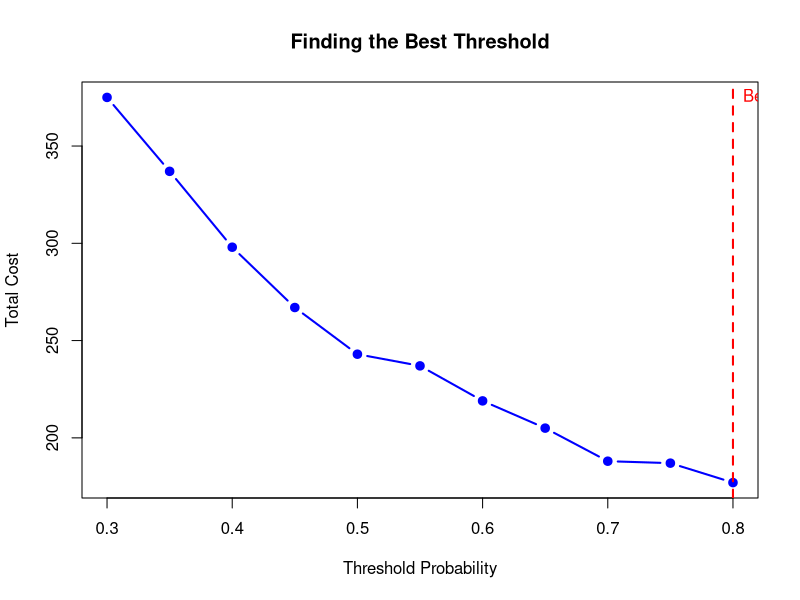
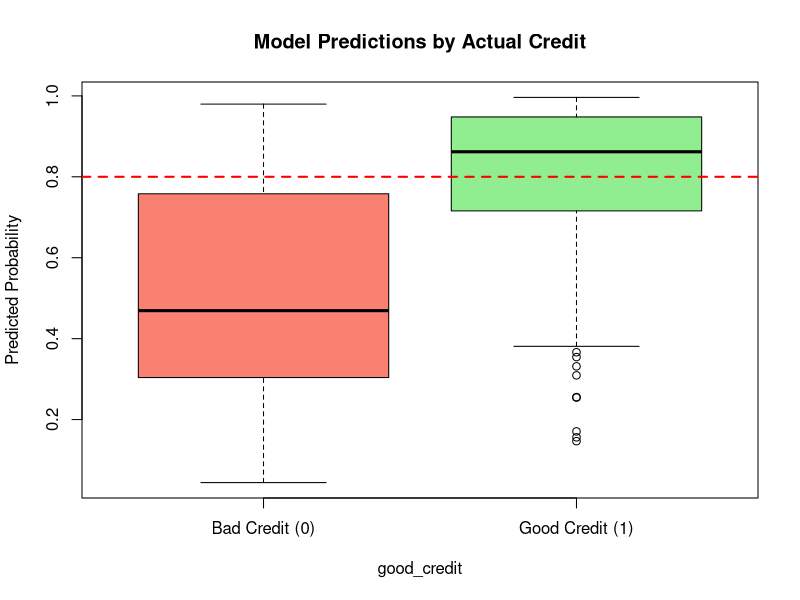
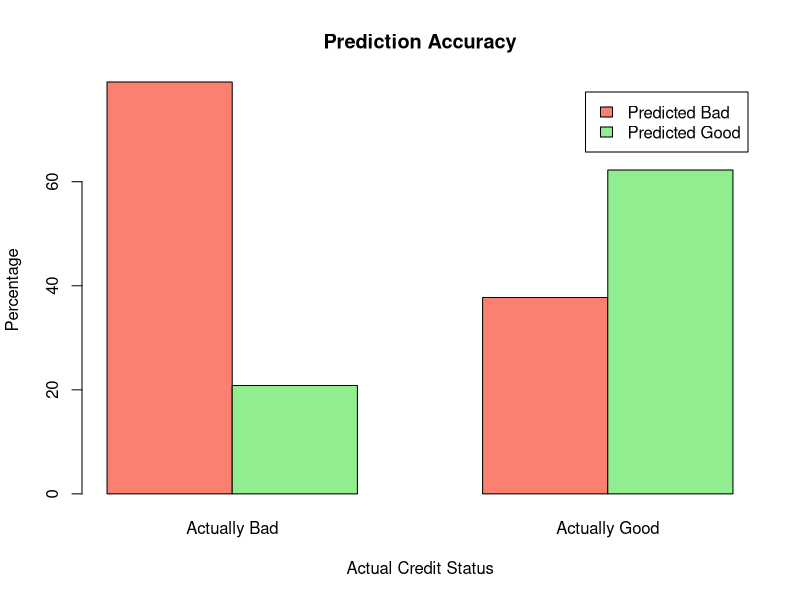

Reproduce these figures in R, in order.
#load data
credit_data <- read.table("germancredit.txt", header = FALSE)
#check data
head(credit_data)

#The last column (V21) is our answer: 1 = good credit, 2 = bad credit
#Let's make it 1 = good credit risk, 0 = bad credit risk
credit_data$good_credit <- ifelse(credit_data$V21 == 1, 1, 0)

#Split into training and testing data
#We'll use 70% to train, 30% to test
set.seed(123)  
n <- nrow(credit_data)
train_indices <- sample(1:n, size = 0.7 * n)

train_data <- credit_data[train_indices, ]
test_data <- credit_data[-train_indices, ]
cat("Training data size:", nrow(train_data), "\n")
cat("Testing data size:", nrow(test_data), "\n\n")

#Build the logistic regression model
model <- glm(good_credit ~ V1 + V2 + V3 + V4 + V5 + V6 + V8 + V9 + V10 + V13 + V14 + V16,
             data = train_data,
             family = binomial(link = "logit"))

#show the model results
cat("=== MODEL SUMMARY ===\n")
print(summary(model))

#Make predictions on TEST data
test_data$predicted_prob <- predict(model, newdata = test_data, type = "response")

#Find the BEST threshold
# Let's try different thresholds and calculate total cost
thresholds <- seq(0.3, 0.8, by = 0.05)
costs <- numeric(length(thresholds))

for (i in 1:length(thresholds)) {
  threshold <- thresholds[i]
  predicted_class <- ifelse(test_data$predicted_prob >= threshold, 1, 0)
  
  # False Positive: predicted good (1) but actually bad (0) - COST = 5
  false_positives <- sum(predicted_class == 1 & test_data$good_credit == 0)
  
  # False Negative: predicted bad (0) but actually good (1) - COST = 1
  false_negatives <- sum(predicted_class == 0 & test_data$good_credit == 1)
  
  # Total cost
  costs[i] <- (false_positives * 5) + (false_negatives * 1)
}

# Find best threshold (minimum cost)
best_index <- which.min(costs)
best_threshold <- thresholds[best_index]

plot(thresholds, costs, 
     type = "b", 
     col = "blue", 
     lwd = 2,
     pch = 19,
     xlab = "Threshold Probability",
     ylab = "Total Cost",
     main = "Finding the Best Threshold")
abline(v = best_threshold, col = "red", lwd = 2, lty = 2)
text(best_threshold, max(costs), 
     paste("Best:", best_threshold), 
     pos = 4, col = "red")


cat("\n=== THRESHOLD ANALYSIS ===\n")
result_table <- data.frame(
  Threshold = thresholds,
  Total_Cost = costs
)
print(result_table)

cat("\n*** BEST THRESHOLD:", best_threshold, "***\n")
cat("This minimizes the cost considering bad->good errors are 5x worse\n\n")

#Evaluate model quality with BEST threshold
predicted_class <- ifelse(test_data$predicted_prob >= best_threshold, 1, 0)

boxplot(predicted_prob ~ good_credit, 
        data = test_data,
        col = c("salmon", "lightgreen"),
        names = c("Bad Credit (0)", "Good Credit (1)"),
        ylab = "Predicted Probability",
        main = "Model Predictions by Actual Credit")
abline(h = best_threshold, col = "red", lwd = 2, lty = 2)

# Confusion Matrix
confusion <- table(Predicted = predicted_class, Actual = test_data$good_credit)
cat("=== CONFUSION MATRIX ===\n")
print(confusion)

confusion_pct <- prop.table(confusion, margin = 2) * 100
barplot(confusion_pct,
        beside = TRUE,
        col = c("salmon", "lightgreen"),
        legend = c("Predicted Bad", "Predicted Good"),
        xlab = "Actual Credit Status",
        ylab = "Percentage",
        main = "Prediction Accuracy",
        names.arg = c("Actually Bad", "Actually Good"))

# Calculate metrics
accuracy <- sum(predicted_class == test_data$good_credit) / nrow(test_data)
sensitivity <- confusion[2,2] / sum(confusion[,2])  # True positive rate
specificity <- confusion[1,1] / sum(confusion[,1])  # True negative rate

cat("\n=== MODEL QUALITY ===\n")
cat("Accuracy:", round(accuracy * 100, 2), "%\n")
cat("Sensitivity (catching good customers):", round(sensitivity * 100, 2), "%\n")
cat("Specificity (catching bad customers):", round(specificity * 100, 2), "%\n")

#show what the coefficients mean
cat("\n=== WHAT THE MODEL LEARNED (Simplified) ===\n")
cat("Positive coefficient = increases chance of being good credit\n")
cat("Negative coefficient = decreases chance of being good credit\n")
cat("Bigger number = stronger effect\n\n")

coefs <- summary(model)$coefficients[,1]
cat("Top factors:\n")
print(round(coefs, 3))






